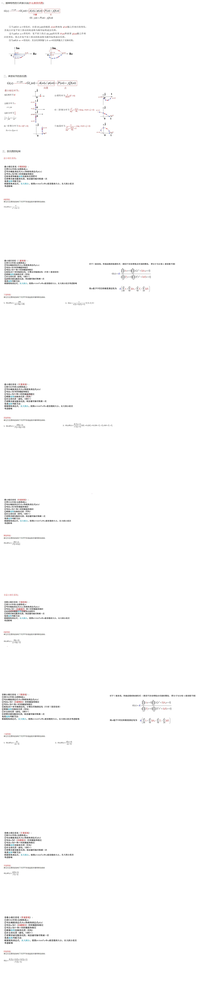
#> input picture images/16、奈氏图绘制.png, 223 x 1000 px, shrunk from 2610 x 11727 before the run
$ python spliter.py '../images/16、奈氏图绘制.png' --heights 100
#> lines starting #> are read from the running program, lines starting #| are printed output that depends on the picture
import cv2
import argparse
import os
from pathlib import Path
from PIL import Image
from io import BytesIO
import numpy as np


def split_and_save_image(image: np.ndarray, heights: list[int], output_dir: str) -> str:
    """
    Splits an image into multiple parts based on a list of heights and saves them.

    :param image: The input image as a NumPy array.
    :param heights: A list of integer heights to split the image at.
    :param output_dir: The directory to save the split images.
    :return: The absolute path to the output directory.
    """
    img_height = image.shape[0]
    Path(output_dir).mkdir(parents=True, exist_ok=True)

    start_y = 0
    split_heights = sorted(list(set([0] + heights + [img_height])))

    for i, end_y in enumerate(split_heights[1:]):
        img_slice = image[start_y:end_y, :]
        slice_path = os.path.join(output_dir, f"slice_{i}.png")
        # Use imencode + binary write to handle Unicode filenames
        success, encoded_img = cv2.imencode(".png", img_slice)
        if success:
            with open(slice_path, "wb") as f:
                f.write(encoded_img)
        else:
            raise IOError(f"Failed to encode image for writing to {slice_path}")
        start_y = end_y

    return os.path.abspath(output_dir)


def split_and_save_image_pil(img: Image.Image, heights: list[int]) -> list[bytes]:
    """
    Splits a PIL image into multiple parts based on a list of heights.

    :param img: The input PIL image.
    :param heights: A list of integer heights to split the image at.
    :return: A list of bytes, where each element is a split image in PNG format.
    """
    img_height = img.height
    images = []

    start_y = 0
    split_heights = sorted(list(set([0] + heights + [img_height])))

    for end_y in split_heights[1:]:
        img_slice = img.crop((0, start_y, img.width, end_y))
        img_byte_arr = BytesIO()
        img_slice.save(img_byte_arr, format="PNG")
        images.append(img_byte_arr.getvalue())
        start_y = end_y

    return images


def main():
    parser = argparse.ArgumentParser(description="Split an image into multiple parts.")
    parser.add_argument("image_file", type=str, help="Path to the image file.")
    parser.add_argument(
        "--heights",
        type=int,
        nargs="+",
        required=True,
        help="A list of heights to split the image at.",
    )
    parser.add_argument(
        "-o",
        "--output_dir",
        type=str,
        default="split_images",
        help="The directory to save the split images.",
    )
    args = parser.parse_args()

    try:
        # Read image as a byte stream to handle non-ASCII file paths
        img_data = np.fromfile(args.image_file, np.uint8)
        image = cv2.imdecode(img_data, cv2.IMREAD_COLOR)
#> image is the input picture: shape (1000, 223, 3); mean B, G, R 252.3, 252.3, 252.4
        if image is None:
            raise FileNotFoundError(
                f"Image not found or could not be decoded at path: {args.image_file}"
            )
    except Exception as e:
        raise IOError(f"Failed to read image file: {e}")

    result_path = split_and_save_image(image, args.heights, args.output_dir)
#> the loop in split_and_save_image, `for i, end_y in enumerate(split_heights[1:]):` made 2 passes
#> pass 1, in split_and_save_image, `img_slice = image[start_y:end_y, :]`:
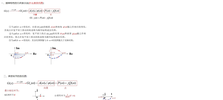
#> img_slice: shape (100, 223, 3); mean B, G, R 251.5, 251.4, 251.8
#> pass 2, in split_and_save_image, `img_slice = image[start_y:end_y, :]`:
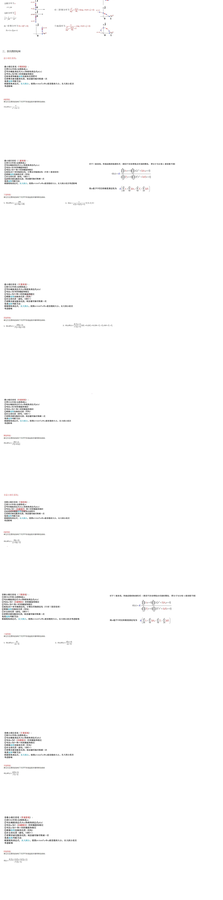
#> img_slice: shape (900, 223, 3); mean B, G, R 252.4, 252.4, 252.5
    print(f"Images saved to: {result_path}")
#| Images saved to: Web_page_Screenshot_Segmentation/split_images


if __name__ == "__main__":
    main()
